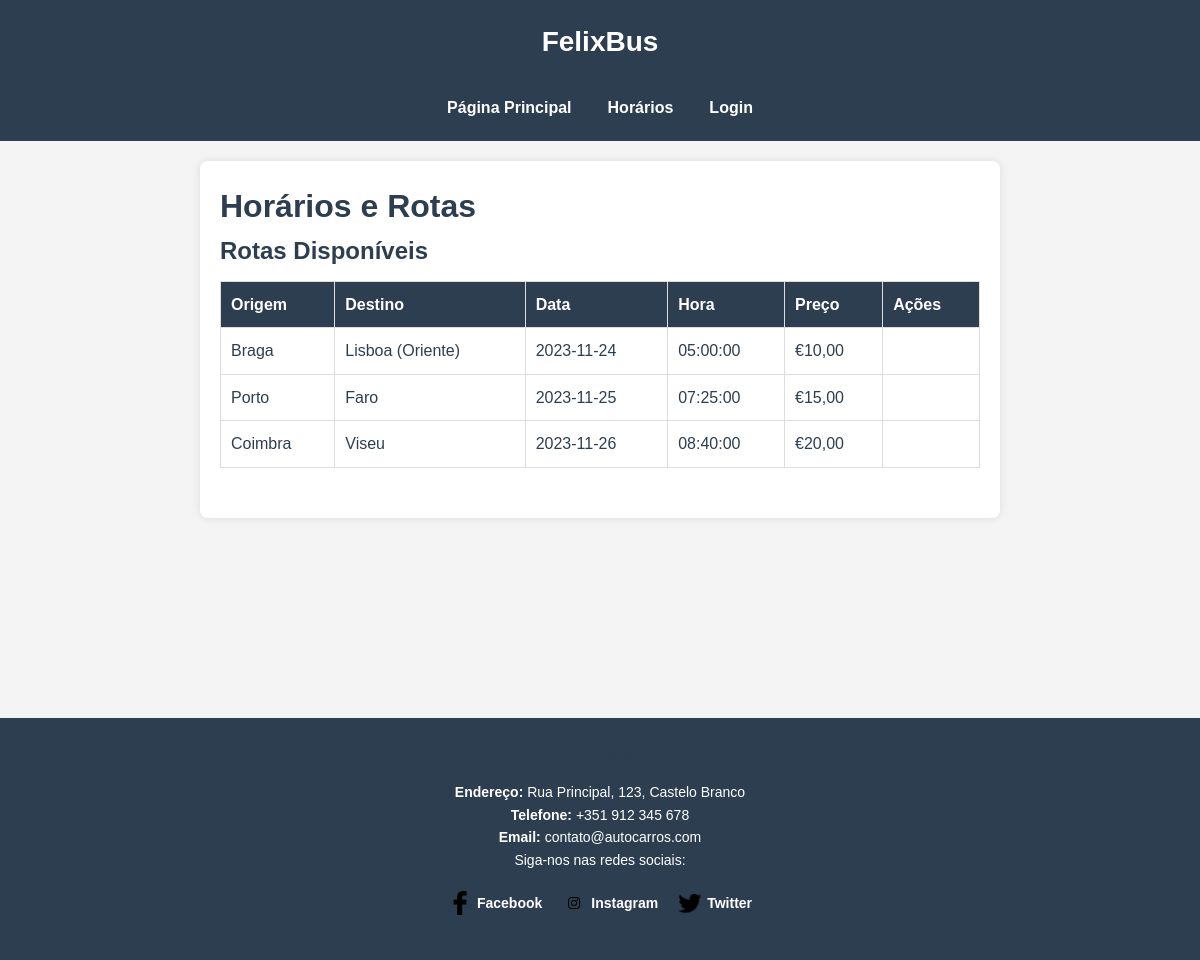
/horarios.php, run on the app's committed database.
### tables this page shows
CREATE TABLE IF NOT EXISTS rotas (
  id INT AUTO_INCREMENT PRIMARY KEY,
  origem VARCHAR(100) NOT NULL,
  destino VARCHAR(100) NOT NULL,
  data DATE NOT NULL,
  hora TIME NOT NULL,
  capacidade INT NOT NULL,
  preco DECIMAL(10,2) NOT NULL DEFAULT 10.00  
);

### horarios.php (the view, shortened to what this page needs)
<?php
require_once 'db_connection.php';
$rotas = $conn->query("SELECT id, origem, destino, data, hora, preco FROM rotas")->fetch_all(MYSQLI_ASSOC);
?>
<!DOCTYPE html>
<html lang="pt">
<head>
    <link rel="stylesheet" href="styleIndex.css">
</head>
<body>
    <?php require 'navbar.php'; ?>
    <div class="container">
        <h1>Horários e Rotas</h1>
        <section>
            <h2>Rotas Disponíveis</h2>
            <table>
                <thead>
                    <tr>
                        <th>Origem</th>
                        <th>Destino</th>
                        <th>Data</th>
                        <th>Hora</th>
                        <th>Preço</th>
                        <th>Ações</th>
                    </tr>
                </thead>
                <tbody>
                    <?php foreach ($rotas as $rota): ?>
                        <tr>
                            <td><?= htmlspecialchars($rota['origem']) ?></td>
                            <td><?= htmlspecialchars($rota['destino']) ?></td>
                            <td><?= htmlspecialchars($rota['data']) ?></td>
                            <td><?= htmlspecialchars($rota['hora']) ?></td>
                            <td>€<?= number_format($rota['preco'], 2, ',', '.') ?></td>
                            <td>
                            </td>
                        </tr>
                    <?php endforeach; ?>
                </tbody>
            </table>
        </section>
    </div>
    <?php require 'footer.php'; ?>
</body>
</html>

### styleIndex.css (style rules this page uses)
* { margin: 0; padding: 0; box-sizing: border-box; font-family: Arial, sans-serif; }
body { background-color: #f4f4f4; color: #2d3e50; line-height: 1.6; }
section { margin-bottom: 30px; }
h2 { font-size: 24px; color: #2d3e50; margin-bottom: 10px; }

### horarios.php (style rules this page uses)
.container { max-width: 800px; margin: 20px auto; padding: 20px; background: #fff; border-radius: 8px; box-shadow: 0 0 10px rgba(0, 0, 0, 0.1); }
table { width: 100%; border-collapse: collapse; margin-bottom: 20px; }
th, td { padding: 10px; border: 1px solid #ddd; text-align: left; }
th { background-color: #2d3e50; color: white; }

### data on the page
rotas: origem "Braga", destino "Lisboa (Oriente)", data "2023-11-24", hora "05:00:00", preco "10,00"
rotas: origem "Porto", destino "Faro", data "2023-11-25", hora "07:25:00", preco "15,00"
rotas: origem "Coimbra", destino "Viseu", data "2023-11-26", hora "08:40:00", preco "20,00"
